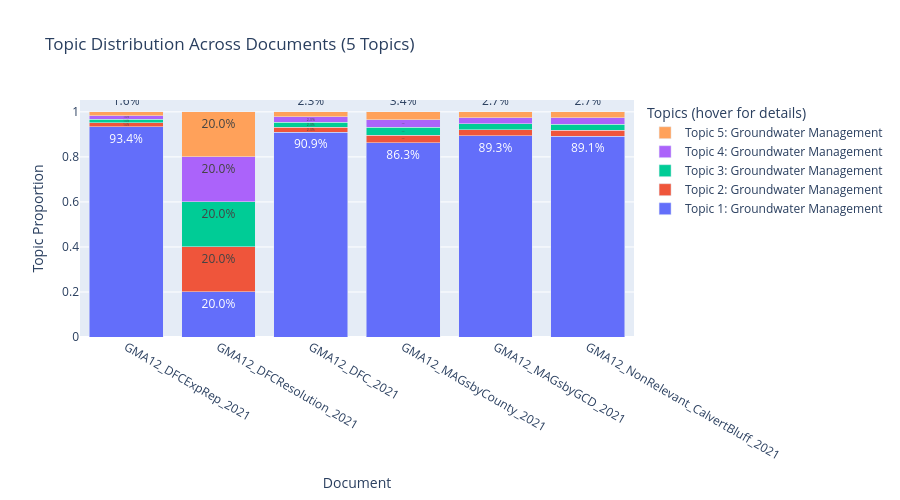

Source (notebook cell):
### Markdown cell above
### Topic Recommendations

When MINT API settings are configured in `.env`, the notebook can suggest model domains and tags to explore for each topic. These recommendations are optional and do not change the core topic model.

### Code cell
print('Creating topic distribution chart...\n')

topic_df, fig = sbp.plot_topic_distribution(
    doc_topic_dist,
    doc_names,
    topics_info,
    n_topics=n_topics,
)
fig.show()

print('✓ Visualization complete!')
print('\nTip: change n_topics above and rerun Step 3a to compare topic structures.')

### Figure 1 — Plotly figure (JSON) as saved in the notebook; plotly's stock layout.template omitted (floating-point values rounded to 4 significant figures)
{"data": [{"hoverinfo": "text", "hovertext": ["Topic 1: Groundwater Management<br>Document: GMA12_DFCExpRep_2021<br>Proportion: 93.4%<br>Keywords: carrizo, groundwater, aquifer, gcd, wilcox, carrizo wilcox<br>Description: Reports and plans for managing groundwater resources in specific areas, including aquifer conditions and conservation districts.", "Topic 1: Groundwater Management<br>Document: GMA12_DFCResolution_2021<br>Proportion: 20.0%<br>Keywords: carrizo, groundwater, aquifer, gcd, wilcox, carrizo wilcox<br>Description: Reports and plans for managing groundwater resources in specific areas, including aquifer conditions and conservation districts.", "Topic 1: Groundwater Management<br>Document: GMA12_DFC_2021<br>Proportion: 90.9%<br>Keywords: carrizo, groundwater, aquifer, gcd, wilcox, carrizo wilcox<br>Description: Reports and plans for managing groundwater resources in specific areas, including aquifer conditions and conservation districts.", "Topic 1: Groundwater Management<br>Document: GMA12_MAGsbyCounty_2021<br>Proportion: 86.3%<br>Keywords: carrizo, groundwater, aquifer, gcd, wilcox, carrizo wilcox<br>Description: Reports and plans for managing groundwater resources in specific areas, including aquifer conditions and conservation districts.", "Topic 1: Groundwater Management<br>Document: GMA12_MAGsbyGCD_2021<br>Proportion: 89.3%<br>Keywords: carrizo, groundwater, aquifer, gcd, wilcox, carrizo wilcox<br>Description: Reports and plans for managing groundwater resources in specific areas, including aquifer conditions and conservation districts.", "Topic 1: Groundwater Management<br>Document: GMA12_NonRelevant_CalvertBluff_2021<br>Proportion: 89.1%<br>Keywords: carrizo, groundwater, aquifer, gcd, wilcox, carrizo wilcox<br>Description: Reports and plans for managing groundwater resources in specific areas, including aquifer conditions and conservation districts."], "name": "Topic 1: Groundwater Management", "text": ["93.4%", "20.0%", "90.9%", "86.3%", "89.3%", "89.1%"], "textposition": "auto", "type": "bar", "x": ["GMA12_DFCExpRep_2021", "GMA12_DFCResolution_2021", "GMA12_DFC_2021", "GMA12_MAGsbyCounty_2021", "GMA12_MAGsbyGCD_2021", "GMA12_NonRelevant_CalvertBluff_2021"], "y": [0.934, 0.2, 0.9086, 0.8627, 0.8933, 0.8914]}, {"hoverinfo": "text", "hovertext": ["Topic 2: Groundwater Management<br>Document: GMA12_DFCExpRep_2021<br>Proportion: 1.6%<br>Keywords: regional, values, year, freestone, sparta aquifer, city aquifer<br>Description: Documents related to managing and planning groundwater resources in specific regions and aquifers.", "Topic 2: Groundwater Management<br>Document: GMA12_DFCResolution_2021<br>Proportion: 20.0%<br>Keywords: regional, values, year, freestone, sparta aquifer, city aquifer<br>Description: Documents related to managing and planning groundwater resources in specific regions and aquifers.", "Topic 2: Groundwater Management<br>Document: GMA12_DFC_2021<br>Proportion: 2.3%<br>Keywords: regional, values, year, freestone, sparta aquifer, city aquifer<br>Description: Documents related to managing and planning groundwater resources in specific regions and aquifers.", "Topic 2: Groundwater Management<br>Document: GMA12_MAGsbyCounty_2021<br>Proportion: 3.4%<br>Keywords: regional, values, year, freestone, sparta aquifer, city aquifer<br>Description: Documents related to managing and planning groundwater resources in specific regions and aquifers.", "Topic 2: Groundwater Management<br>Document: GMA12_MAGsbyGCD_2021<br>Proportion: 2.7%<br>Keywords: regional, values, year, freestone, sparta aquifer, city aquifer<br>Description: Documents related to managing and planning groundwater resources in specific regions and aquifers.", "Topic 2: Groundwater Management<br>Document: GMA12_NonRelevant_CalvertBluff_2021<br>Proportion: 2.7%<br>Keywords: regional, values, year, freestone, sparta aquifer, city aquifer<br>Description: Documents related to managing and planning groundwater resources in specific regions and aquifers."], "name": "Topic 2: Groundwater Management", "text": ["1.6%", "20.0%", "2.3%", "3.4%", "2.7%", "2.7%"], "textposition": "auto", "type": "bar", "x": ["GMA12_DFCExpRep_2021", "GMA12_DFCResolution_2021", "GMA12_DFC_2021", "GMA12_MAGsbyCounty_2021", "GMA12_MAGsbyGCD_2021", "GMA12_NonRelevant_CalvertBluff_2021"], "y": [0.01649, 0.2, 0.02284, 0.03433, 0.02669, 0.02716]}, {"hoverinfo": "text", "hovertext": ["Topic 3: Groundwater Management<br>Document: GMA12_DFCExpRep_2021<br>Proportion: 1.6%<br>Keywords: regional, values, year, freestone, sparta aquifer, city aquifer<br>Description: Documents related to managing and planning groundwater resources in specific regions and aquifers.", "Topic 3: Groundwater Management<br>Document: GMA12_DFCResolution_2021<br>Proportion: 20.0%<br>Keywords: regional, values, year, freestone, sparta aquifer, city aquifer<br>Description: Documents related to managing and planning groundwater resources in specific regions and aquifers.", "Topic 3: Groundwater Management<br>Document: GMA12_DFC_2021<br>Proportion: 2.3%<br>Keywords: regional, values, year, freestone, sparta aquifer, city aquifer<br>Description: Documents related to managing and planning groundwater resources in specific regions and aquifers.", "Topic 3: Groundwater Management<br>Document: GMA12_MAGsbyCounty_2021<br>Proportion: 3.4%<br>Keywords: regional, values, year, freestone, sparta aquifer, city aquifer<br>Description: Documents related to managing and planning groundwater resources in specific regions and aquifers.", "Topic 3: Groundwater Management<br>Document: GMA12_MAGsbyGCD_2021<br>Proportion: 2.7%<br>Keywords: regional, values, year, freestone, sparta aquifer, city aquifer<br>Description: Documents related to managing and planning groundwater resources in specific regions and aquifers.", "Topic 3: Groundwater Management<br>Document: GMA12_NonRelevant_CalvertBluff_2021<br>Proportion: 2.7%<br>Keywords: regional, values, year, freestone, sparta aquifer, city aquifer<br>Description: Documents related to managing and planning groundwater resources in specific regions and aquifers."], "name": "Topic 3: Groundwater Management", "text": ["1.6%", "20.0%", "2.3%", "3.4%", "2.7%", "2.7%"], "textposition": "auto", "type": "bar", "x": ["GMA12_DFCExpRep_2021", "GMA12_DFCResolution_2021", "GMA12_DFC_2021", "GMA12_MAGsbyCounty_2021", "GMA12_MAGsbyGCD_2021", "GMA12_NonRelevant_CalvertBluff_2021"], "y": [0.01649, 0.2, 0.02284, 0.03433, 0.02669, 0.02716]}, {"hoverinfo": "text", "hovertext": ["Topic 4: Groundwater Management<br>Document: GMA12_DFCExpRep_2021<br>Proportion: 1.6%<br>Keywords: regional, values, year, freestone, sparta aquifer, city aquifer<br>Description: Documents related to groundwater management areas, aquifer storage, and regional water planning.", "Topic 4: Groundwater Management<br>Document: GMA12_DFCResolution_2021<br>Proportion: 20.0%<br>Keywords: regional, values, year, freestone, sparta aquifer, city aquifer<br>Description: Documents related to groundwater management areas, aquifer storage, and regional water planning.", "Topic 4: Groundwater Management<br>Document: GMA12_DFC_2021<br>Proportion: 2.3%<br>Keywords: regional, values, year, freestone, sparta aquifer, city aquifer<br>Description: Documents related to groundwater management areas, aquifer storage, and regional water planning.", "Topic 4: Groundwater Management<br>Document: GMA12_MAGsbyCounty_2021<br>Proportion: 3.4%<br>Keywords: regional, values, year, freestone, sparta aquifer, city aquifer<br>Description: Documents related to groundwater management areas, aquifer storage, and regional water planning.", "Topic 4: Groundwater Management<br>Document: GMA12_MAGsbyGCD_2021<br>Proportion: 2.7%<br>Keywords: regional, values, year, freestone, sparta aquifer, city aquifer<br>Description: Documents related to groundwater management areas, aquifer storage, and regional water planning.", "Topic 4: Groundwater Management<br>Document: GMA12_NonRelevant_CalvertBluff_2021<br>Proportion: 2.7%<br>Keywords: regional, values, year, freestone, sparta aquifer, city aquifer<br>Description: Documents related to groundwater management areas, aquifer storage, and regional water planning."], "name": "Topic 4: Groundwater Management", "text": ["1.6%", "20.0%", "2.3%", "3.4%", "2.7%", "2.7%"], "textposition": "auto", "type": "bar", "x": ["GMA12_DFCExpRep_2021", "GMA12_DFCResolution_2021", "GMA12_DFC_2021", "GMA12_MAGsbyCounty_2021", "GMA12_MAGsbyGCD_2021", "GMA12_NonRelevant_CalvertBluff_2021"], "y": [0.01649, 0.2, 0.02284, 0.03433, 0.02669, 0.02716]}, {"hoverinfo": "text", "hovertext": ["Topic 5: Groundwater Management<br>Document: GMA12_DFCExpRep_2021<br>Proportion: 1.6%<br>Keywords: regional, values, year, freestone, sparta aquifer, city aquifer<br>Description: Documents related to groundwater management areas, aquifer storage, and regional water planning.", "Topic 5: Groundwater Management<br>Document: GMA12_DFCResolution_2021<br>Proportion: 20.0%<br>Keywords: regional, values, year, freestone, sparta aquifer, city aquifer<br>Description: Documents related to groundwater management areas, aquifer storage, and regional water planning.", "Topic 5: Groundwater Management<br>Document: GMA12_DFC_2021<br>Proportion: 2.3%<br>Keywords: regional, values, year, freestone, sparta aquifer, city aquifer<br>Description: Documents related to groundwater management areas, aquifer storage, and regional water planning.", "Topic 5: Groundwater Management<br>Document: GMA12_MAGsbyCounty_2021<br>Proportion: 3.4%<br>Keywords: regional, values, year, freestone, sparta aquifer, city aquifer<br>Description: Documents related to groundwater management areas, aquifer storage, and regional water planning.", "Topic 5: Groundwater Management<br>Document: GMA12_MAGsbyGCD_2021<br>Proportion: 2.7%<br>Keywords: regional, values, year, freestone, sparta aquifer, city aquifer<br>Description: Documents related to groundwater management areas, aquifer storage, and regional water planning.", "Topic 5: Groundwater Management<br>Document: GMA12_NonRelevant_CalvertBluff_2021<br>Proportion: 2.7%<br>Keywords: regional, values, year, freestone, sparta aquifer, city aquifer<br>Description: Documents related to groundwater management areas, aquifer storage, and regional water planning."], "name": "Topic 5: Groundwater Management", "text": ["1.6%", "20.0%", "2.3%", "3.4%", "2.7%", "2.7%"], "textposition": "auto", "type": "bar", "x": ["GMA12_DFCExpRep_2021", "GMA12_DFCResolution_2021", "GMA12_DFC_2021", "GMA12_MAGsbyCounty_2021", "GMA12_MAGsbyGCD_2021", "GMA12_NonRelevant_CalvertBluff_2021"], "y": [0.01649, 0.2, 0.02284, 0.03433, 0.02669, 0.02716]}], "layout": {"barmode": "stack", "height": 500, "legend": {"orientation": "v", "title": {"text": "Topics (hover for details)"}, "x": 1.02, "xanchor": "left", "y": 1, "yanchor": "top"}, "title": {"text": "Topic Distribution Across Documents (5 Topics)"}, "xaxis": {"title": {"text": "Document"}}, "yaxis": {"title": {"text": "Topic Proportion"}}}}
